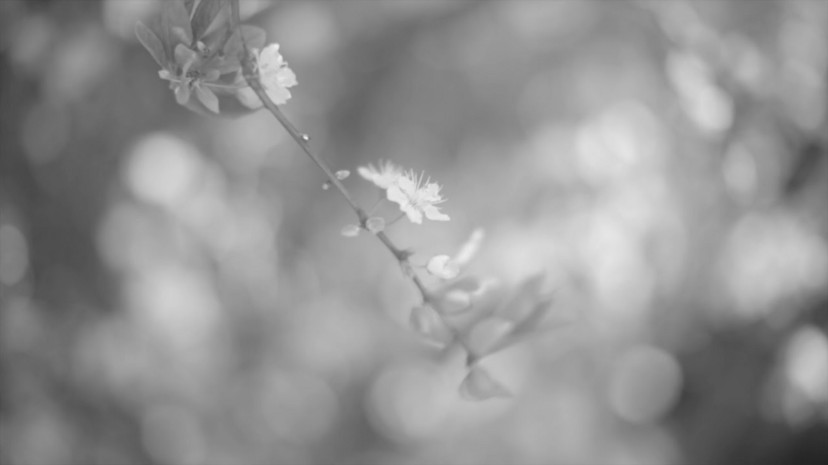
%> input picture practicals/Assignment 2/src/grey.jpeg, 828 x 465 px
$ octave prac2g.m   (GNU Octave 9; MATLAB toolbox functions it lacks are replaced by stand-ins)
%> lines starting %> are read from the running program, lines starting %| are printed output that depends on the picture
%contrast stretching
clear

img1 = imread("src/grey.jpeg");
%> img1 is the input picture: size 465x828x3 uint8; min 34, max 239, mean 146.1

rmax = max(img1(:));
%> rmax = 239
rmin = min(img1(:));
%> rmin = 34

E = 20;
m = 170;

img2 = 1./(1+((m./double(img1)).^E));
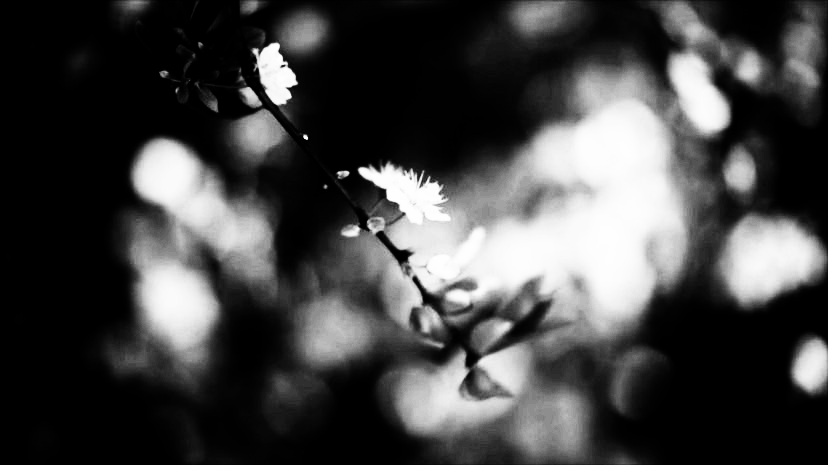
%> img2: size 465x828x3 double; min 1.05e-14, max 0.999, mean 0.269


figure('name','Contrast stretching','NumberTitle','off');

subplot(2,2,1)
imshow(img1);
title('Normal')

subplot(2,2,2)
imshow(img2)
title('After operation')

subplot(2,2,3)
imhist(img1);
title('Histogram: Normal')

subplot(2,2,4)
imhist(img2)
title('Histogram: After operation')
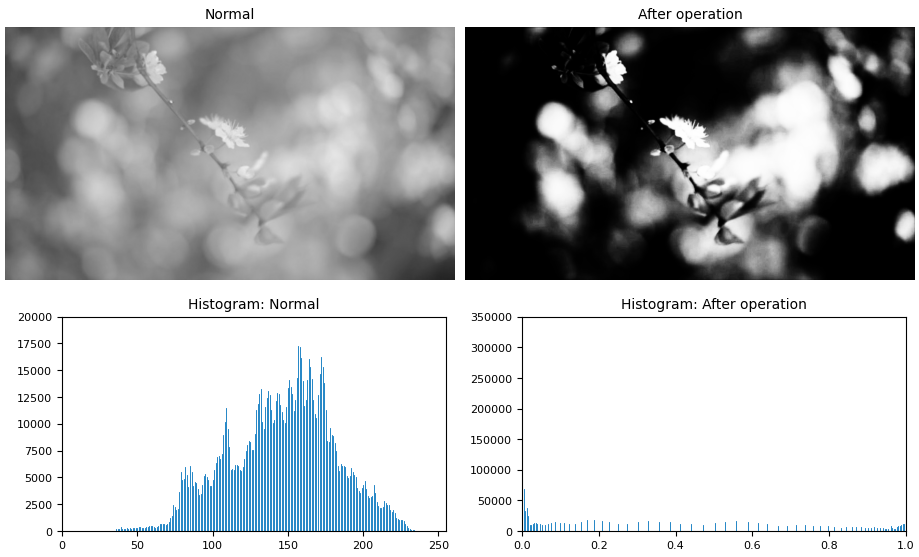
%> figure redrawn from the program's plot data, 4 panels
